Frame 1 (no input): blank canvas, image omitted
Frame 60 (the mouse pressed at the canvas centre just before this capture): blank canvas, image omitted
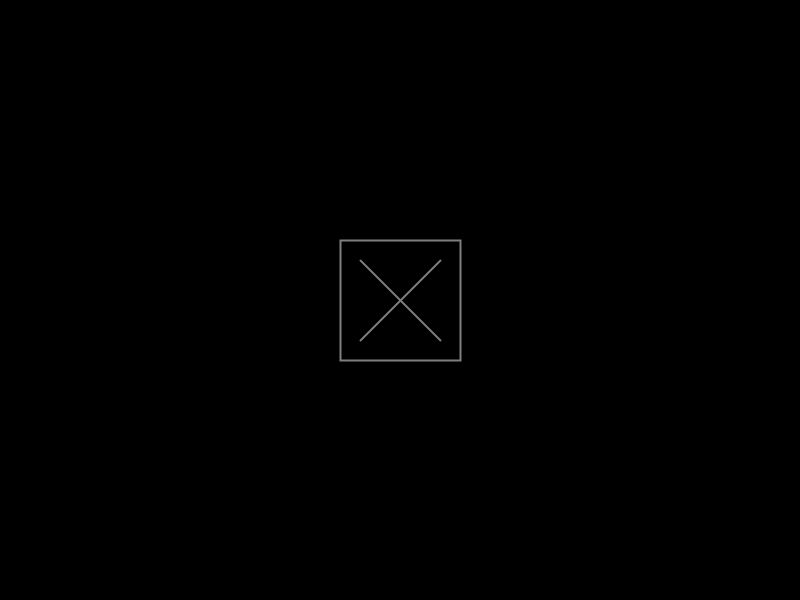
Frame 120 (the mouse held since frame 60 and released just before this capture)

The Processing sketch whose frames 1 and 60 were blank and that drew this single picture after the mouse press (run headless with seeded random() and noise(); from frame 60 on, the mouse is pressed at the canvas centre):

// Processing sketch: prueba2
// ── prueba2.pde
color col;
float px, py;
int tiempo = 0;
PImage fondo;

void setup() {
  size(800, 600);
  colorMode(HSB, 256);
  fondo = createImage(800, 600, ARGB);
  background(0);
}

void draw() {
  noStroke();
  fill(0);
  rect(0, 0, width, height);
  px -= (mouseX-width/2)/50;
  if (px >= width) {
    px -= width;
  }
  else if (px < 0) {
    px += width;
  }
  py -= (mouseY-height/2)/50;
  if (py >= height) {
    py -= height;
  }
  else if (py < 0) {
    py += height;
  }
  image(fondo, px-width, py-height);
  image(fondo, px, py-height);
  image(fondo, px+width, py-height);
  image(fondo, px-width, py);
  image(fondo, px, py);
  image(fondo, px+width, py);
  image(fondo, px-width, py+height);
  image(fondo, px, py+height);
  image(fondo, px+width, py+height);

  if (mousePressed) {
    tiempo++;
    col = color(map(mouseX, 0, width, 0, 256),map(dist(mouseX,mouseY,width/2,height/2),0,height/2,-40,260), map(mouseY, 0, height, 0, 256));
    noFill();
    stroke(col);
    strokeWeight(2);
    int tam = tiempo*2;
    rect(width/2-tam/2, height/2-tam/2, tam, tam);
    line(width/2-tam/3, height/2-tam/3, width/2+tam/3, height/2+tam/3);
    line(width/2+tam/3, height/2-tam/3, width/2-tam/3, height/2+tam/3);
  }
}

void mouseReleased() {
  int tam = tiempo*2;
  rectangulo(fondo, int(width/2-px)-tam/2, int(height/2-py)-tam/2, tam, tam);
  tiempo = 0;
}

void rectangulo(PImage ori, int x, int y, int w, int h) {
  int iw = ori.width;
  int ih = ori.height;
  ori.loadPixels();
  for (int j = 0; j < h; j++) {
    for (int i = 0; i < w; i++) {
      int ix = (x+i+iw)%iw;
      int iy = (y+j+ih)%ih;
      //con ruido
      //ori.set(ix, iy, lerpColor(ori.get(ix, iy), (lerpColor(col, color(random(256), random(256), random(256)), 0.15)), 0.7));
      ori.set(ix, iy, lerpColor(ori.get(ix, iy), col, 1));
    }
  }
  ori.updatePixels();
}
